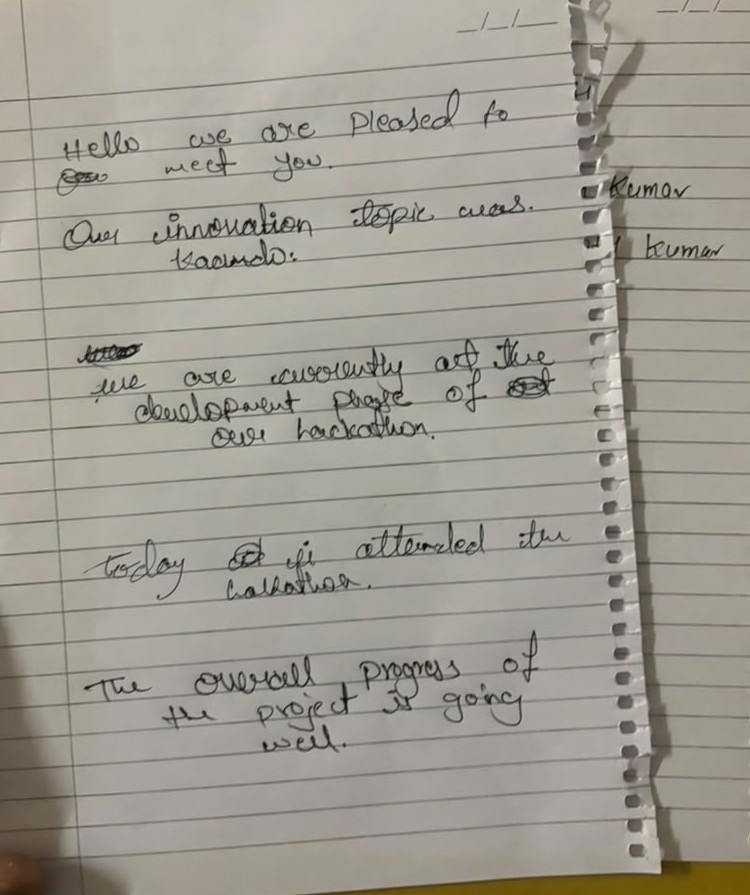
#> input picture DISHA-HTR/evaluation/images/cursive/CU01.jpeg, 750 x 895 px; its folder holds only this picture in this run
$ python -i line_crop.py   (imports and definitions only)
#> lines starting #> are read from the running program, lines starting #| are printed output that depends on the picture; after the words box and inside, x2 and y2 are one past the last pixel; in counts of white or black regions, pixels touching at a corner belong together
#> further down, picture is the input picture: shape (895, 750, 3); mean B, G, R 146.7, 156.4, 160.4
"""
Line cropping for full-page handwriting images.

Originals are never modified. Crops are written to a separate directory and
always reference the source page filename in metadata / output names.
Does not invent ground-truth text.
"""

from __future__ import annotations

import csv
import logging
import shutil
from dataclasses import dataclass
from pathlib import Path

import cv2
import numpy as np

from .eval_data import IMAGE_EXTENSIONS

logger = logging.getLogger("disha_htr.line_crop")

MANIFEST_FIELDS = (
    "crop_filename",
    "source_page",
    "category",
    "line_index",
    "x0",
    "y0",
    "x1",
    "y1",
    "crop_width",
    "crop_height",
)


@dataclass(frozen=True)
class LineCropSpec:
    """One line crop derived from a page image."""

    crop_filename: str  # relative to lines root, POSIX
    source_page: str  # relative to pages/images root, POSIX
    category: str
    line_index: int  # 1-based
    x0: int
    y0: int
    x1: int
    y1: int
    crop_path: Path

    @property
    def crop_width(self) -> int:
        return max(0, self.x1 - self.x0)

    @property
    def crop_height(self) -> int:
        return max(0, self.y1 - self.y0)

    # [48 lines left out: functions to_manifest_row, crop_filename_for, preserve_original, not called in this run]


def _spans_from_projection(
    projection: np.ndarray,
    *,
    width: int,
    min_ink_ratio: float,
    thresh_frac: float,
    min_h: int,
    max_h: int,
    merge_gap: int,
) -> list[tuple[int, int]]:
    if projection.size == 0 or float(projection.max()) <= 0:
        return []
    thresh = max(float(projection.max()) * thresh_frac, width * min_ink_ratio)
    active = projection >= thresh
    h = int(projection.shape[0])
    raw_spans: list[tuple[int, int]] = []
    i = 0
    while i < h:
        if not active[i]:
            i += 1
            continue
        j = i + 1
        while j < h and active[j]:
            j += 1
        raw_spans.append((i, j))
        i = j
    if not raw_spans:
        return []
    merged: list[tuple[int, int]] = [raw_spans[0]]
    for start, end in raw_spans[1:]:
        prev_s, prev_e = merged[-1]
        if start - prev_e <= merge_gap:
            merged[-1] = (prev_s, end)
        else:
            merged.append((start, end))

    # Split oversized merges on local minima (common on dense notebook pages).
    spans: list[tuple[int, int]] = []
    for start, end in merged:
        height = end - start
        if height <= max_h:
            if height >= min_h:
                spans.append((start, end))
            continue
        seg = projection[start:end]
        mid = float(seg.mean()) * 0.7
        cuts: list[int] = []
        for k in range(4, len(seg) - 4):
            val = float(seg[k])
            if val < mid and val <= float(seg[k - 1]) and val <= float(seg[k + 1]):
                if not cuts or (k - cuts[-1]) > max(6, min_h // 2):
                    cuts.append(k)
        if not cuts:
            # Force equal-ish chunks rather than dropping the band entirely.
            chunk = max(min_h, max_h)
            t = start
            while t < end:
                spans.append((t, min(end, t + chunk)))
                t += chunk
            continue
        prev = start
        for c in cuts:
            spans.append((prev, start + c))
            prev = start + c
        spans.append((prev, end))
    return [(s, e) for s, e in spans if min_h <= (e - s) <= max_h * 2]


def _boxes_from_spans(
    ink: np.ndarray,
    spans: list[tuple[int, int]],
    *,
    width: int,
    height: int,
    pad_y_ratio: float,
    min_width_ratio: float = 0.08,
    min_density: float = 0.008,
) -> list[tuple[int, int, int, int]]:
    boxes: list[tuple[int, int, int, int]] = []
    for start, end in spans:
        band = ink[start:end, :]
        ink_cols = np.where(band.sum(axis=0) > 0)[0]
        if ink_cols.size == 0:
            continue
        x0 = int(max(0, ink_cols[0] - 4))
        x1 = int(min(width, ink_cols[-1] + 5))
        line_h = end - start
        if (x1 - x0) < max(12, int(width * min_width_ratio)):
            continue
        dens = float(band.sum()) / 255.0 / max(1, line_h * (x1 - x0))
        if dens < min_density:
            continue
        pad = max(1, int(line_h * pad_y_ratio))
        y0 = max(0, start - pad)
        y1 = min(height, end + pad)
        boxes.append((x0, y0, x1, y1))
    return boxes


def _nms_y_overlap(
    boxes: list[tuple[int, int, int, int]],
    *,
    iou_thresh: float = 0.45,
) -> list[tuple[int, int, int, int]]:
    """Drop heavily overlapping vertical bands (keep taller / earlier)."""
    if len(boxes) <= 1:
        return boxes
    kept: list[tuple[int, int, int, int]] = []
    for box in sorted(boxes, key=lambda b: (b[1], -(b[3] - b[1]))):
        _x0, y0, _x1, y1 = box
        h = max(1, y1 - y0)
        drop = False
        for _kx0, ky0, _kx1, ky1 in kept:
            inter = max(0, min(y1, ky1) - max(y0, ky0))
            union = h + max(1, ky1 - ky0) - inter
            if union > 0 and (inter / union) >= iou_thresh:
                drop = True
                break
        if not drop:
            kept.append(box)
    return sorted(kept, key=lambda b: b[1])


def _clip_adjacent_boxes(
    boxes: list[tuple[int, int, int, int]],
) -> list[tuple[int, int, int, int]]:
    """Prevent padded line boxes from eating into neighboring bands."""
    if len(boxes) <= 1:
        return boxes
    ordered = sorted(boxes, key=lambda b: b[1])
    ys = [[b[0], b[1], b[2], b[3]] for b in ordered]
    for i in range(len(ys) - 1):
        _x0, y0, _x1, y1 = ys[i]
        _nx0, ny0, _nx1, ny1 = ys[i + 1]
        if y1 <= ny0:
            continue
        mid = (y0 + ny1) // 2
        # Keep each band on its side of the midpoint.
        ys[i][3] = max(y0 + 1, min(y1, mid))
        ys[i + 1][1] = min(ny1 - 1, max(ny0, mid))
    return [(int(a), int(b), int(c), int(d)) for a, b, c, d in ys if d - b >= 2]


def detect_line_boxes(
    image_bgr: np.ndarray,
    *,
    min_line_height_ratio: float = 0.012,
    max_line_height_ratio: float = 0.18,
    min_ink_ratio: float = 0.004,
    pad_y_ratio: float = 0.18,
    merge_gap_ratio: float = 0.006,
) -> list[tuple[int, int, int, int]]:
    """
    Detect approximate text-line bounding boxes.

    Uses CLAHE + adaptive threshold intersected with dark-ink mask, suppresses
    long ruled notebook lines, then RLSA-style horizontal dilation + projection.
    Wide short strips (phone crops of a few notebook lines) use taller min/max
    band heights so ruled-paper crumbs do not become fake lines.

    Returns list of (x0, y0, x1, y1) in image coordinates, top-to-bottom.
    """
#> called with min_line_height_ratio = 0.012, max_line_height_ratio = 0.18, min_ink_ratio = 0.004, pad_y_ratio = 0.18, merge_gap_ratio = 0.006
    if image_bgr is None or image_bgr.size == 0:
        return []

    h, w = image_bgr.shape[:2]
    gray = cv2.cvtColor(image_bgr, cv2.COLOR_BGR2GRAY)
    clahe = cv2.createCLAHE(clipLimit=2.0, tileGridSize=(8, 8))
    eq = clahe.apply(gray)
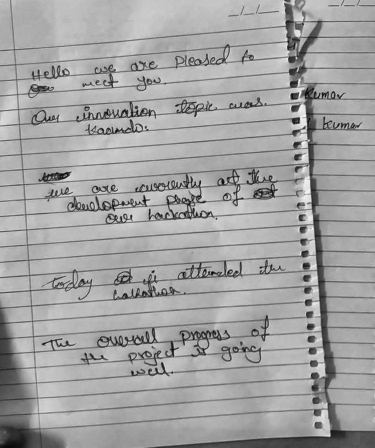
#> eq: shape (895, 750) (shown at 1/2 size); min 1, max 252, mean 162.6
    blur = cv2.GaussianBlur(eq, (3, 3), 0)
    binary = cv2.adaptiveThreshold(
        blur,
        255,
        cv2.ADAPTIVE_THRESH_GAUSSIAN_C,
        cv2.THRESH_BINARY_INV,
        35,
        12,
    )
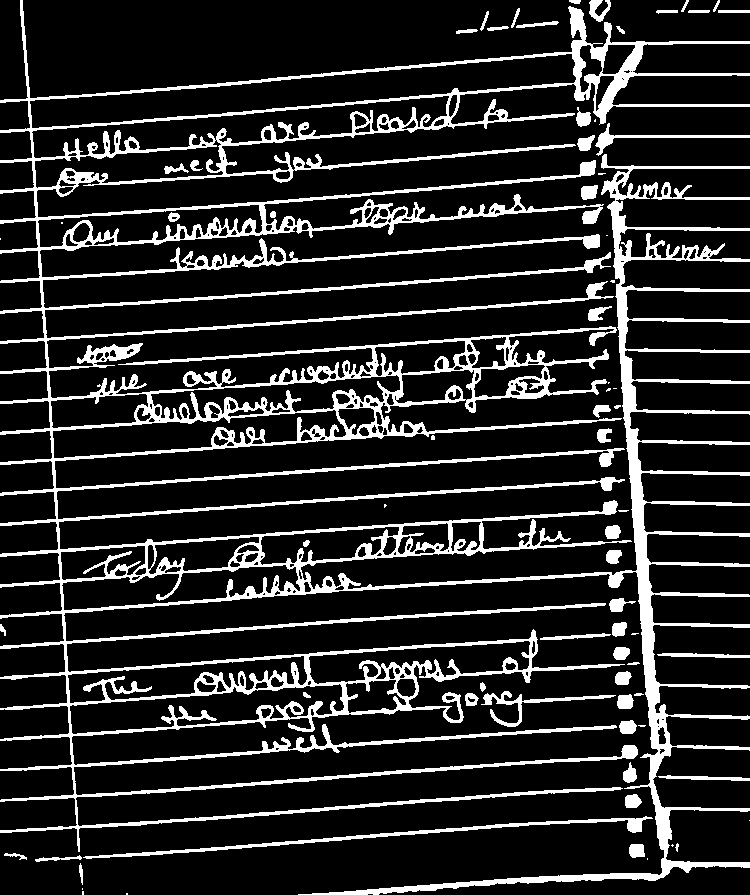
#> binary: shape (895, 750); 15.8% white; 73 white regions (20 under 20 px), largest, box (x1, y1, x2, y2) and area: (0, 0, 750, 895) 96274, (83, 816, 653, 859) 2057, (481, 691, 616, 727) 789
    # Dark absolute ink helps on phone photos where adaptive threshold lights up
    # paper texture / shadows and washes out true line gaps.
    dark = ((gray < 110).astype(np.uint8) * 255)
    ink_core = cv2.bitwise_and(binary, dark)
    if float(ink_core.mean()) < 2.0:
        ink_core = dark
    # Suppress long horizontal ruled lines common on notebook Rx pages.
    hk = cv2.getStructuringElement(cv2.MORPH_RECT, (max(40, w // 6), 1))
    ruled = cv2.morphologyEx(binary, cv2.MORPH_OPEN, hk)
    ink = cv2.subtract(ink_core, cv2.bitwise_and(ink_core, ruled))
    ink = cv2.morphologyEx(
        ink, cv2.MORPH_CLOSE, cv2.getStructuringElement(cv2.MORPH_RECT, (3, 3))
    )
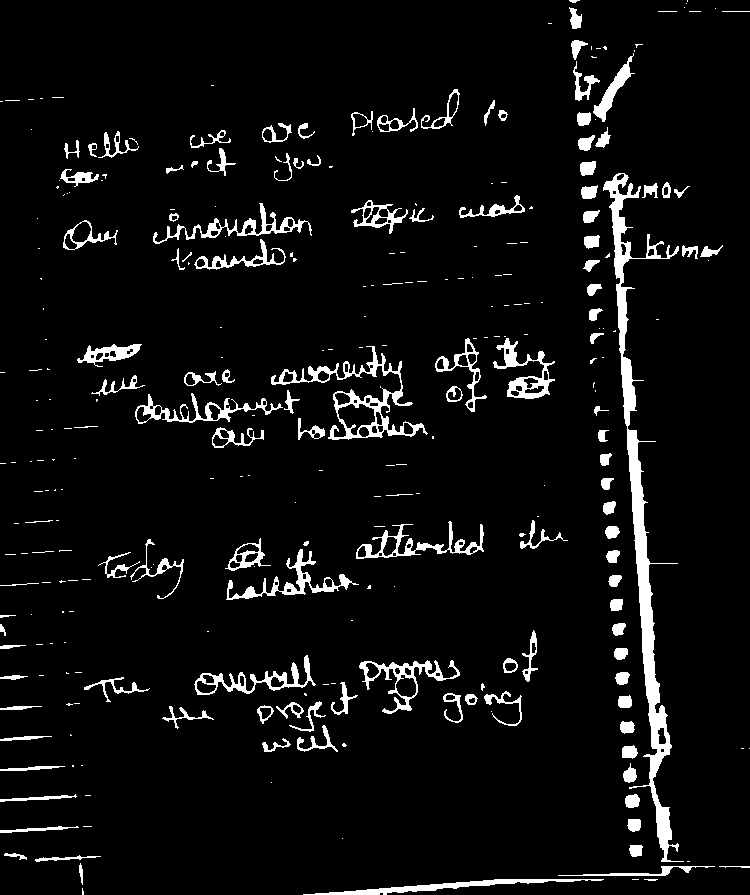
#> ink: shape (895, 750); 5.9% white; 293 white regions (167 under 20 px), largest, box (x1, y1, x2, y2) and area: (603, 173, 684, 862) 7902, (271, 346, 428, 440) 2462, (303, 879, 604, 895) 1255
    # Connect characters within a line (Run-Length Smoothing style).
    rlsa = cv2.dilate(
        ink,
        cv2.getStructuringElement(
            cv2.MORPH_RECT, (max(12, w // 40), max(1, h // 90))
        ),
    )
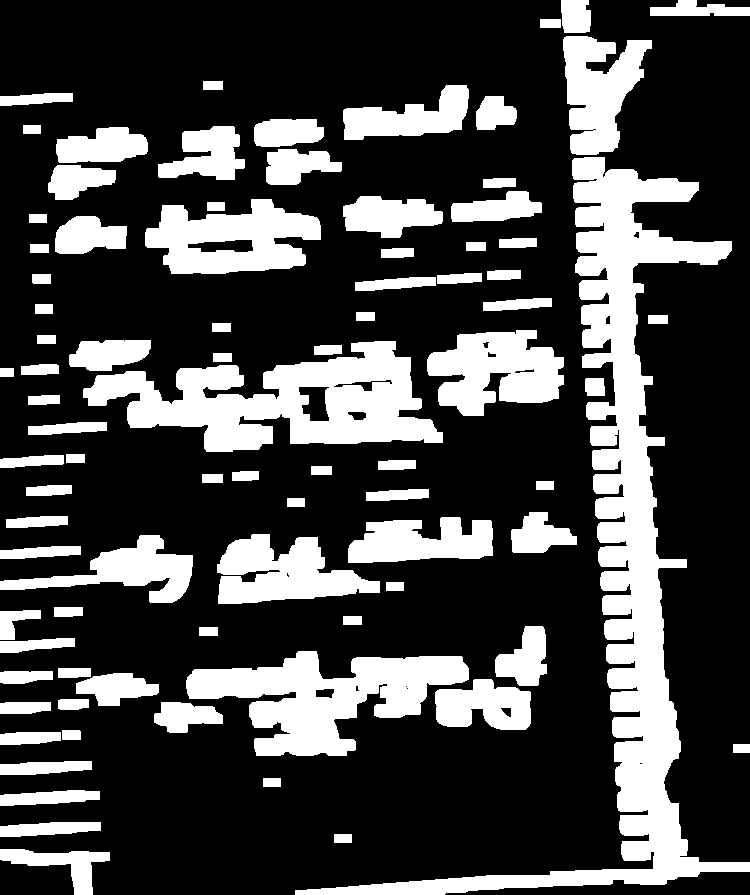
#> rlsa: shape (895, 750); 27.2% white; 86 white regions, largest, box (x1, y1, x2, y2) and area: (295, 157, 750, 895) 47075, (83, 341, 443, 452) 20384, (186, 651, 469, 756) 14864

    win = max(3, h // 80)
    kernel = np.ones(win, dtype=np.float64) / float(win)
    projection = np.convolve(rlsa.sum(axis=1).astype(np.float64) / 255.0, kernel, mode="same")
#> projection = 895 values, max 470.4 at index 678, min 18.82 at index 33, mean 203.5

    aspect = h / max(w, 1)
    # Wide strips (e.g. 960×155 alphabet crop): expect a few tall bands, not
    # dozens of ruled-line crumbs.
    if aspect < 0.35:
        min_h = max(22, int(h * max(min_line_height_ratio, 0.16)))
        max_h = max(min_h + 1, int(h * max(max_line_height_ratio, 0.55)))
        merge_gap = max(6, int(h * max(merge_gap_ratio, 0.06)))
        thresh_frac = 0.22
        density = 0.008
        pad = max(pad_y_ratio, 0.1)
    elif aspect < 0.85:
        min_h = max(18, int(h * max(min_line_height_ratio, 0.03)))
        max_h = max(min_h + 1, int(h * max(max_line_height_ratio, 0.22)))
        merge_gap = max(3, int(h * max(merge_gap_ratio, 0.01)))
        thresh_frac = 0.15
        density = 0.01
        pad = pad_y_ratio
    else:
        # Tall notebook pages need a taller minimum so ruled crumbs are ignored.
        min_h = max(16, int(h * max(min_line_height_ratio, 0.022)))
        max_h = max(min_h + 1, int(h * max_line_height_ratio))
        merge_gap = max(2, int(h * merge_gap_ratio))
        thresh_frac = 0.12
        density = 0.012
        pad = pad_y_ratio

    spans = _spans_from_projection(
        projection,
        width=w,
        min_ink_ratio=min_ink_ratio,
        thresh_frac=thresh_frac,
        min_h=min_h,
        max_h=max_h,
        merge_gap=merge_gap,
    )
#> in _spans_from_projection, `thresh = max(float(projection.max()) * thresh_frac, width * min_ink_ra..`: thresh = 56.44
#> after the loop in _spans_from_projection, `while i < h:`: raw_spans = [(3, 20), (41, 62), (68, 810), (818, 895)]
#> in _spans_from_projection, `merged: list[tuple[int, int]] = [raw_spans[0]]`: merged = [(3, 20)]
#> the loop in _spans_from_projection, `for start, end in raw_spans[1:]:` made 3 passes
#> (start, end, prev_s, prev_e) on passes 1 to 3: (41, 62, 3, 20), (68, 810, 41, 62), (818, 895, 68, 810)
#> after the loop in _spans_from_projection, `for start, end in raw_spans[1:]:`: merged = [(3, 20), (41, 62), (68, 810), (818, 895)]
#> the loop in _spans_from_projection, `for start, end in merged:` made 4 passes
#> (start, end, height) on passes 1, 2, 4: (3, 20, 17), (41, 62, 21), (818, 895, 77)
#> after the loop in _spans_from_projection, `for start, end in merged:`: spans = [(41, 62), (68, 87), (87, 105), (105, 274), (274, 296), (296, 316), (316, 451), (451, 475), (475, 491), (491, 510), (510, 607), (607, 621), (621, 635), (635, 645), (645, 759), (759, 780), (780, 810), (818, 895)]
#> spans = [(41, 62), (68, 87), (105, 274), (274, 296), (296, 316), (316, 451), (451, 475), (491, 510), (510, 607), (645, 759), (759, 780), (780, 810), (818, 895)]
    boxes = _boxes_from_spans(
        ink,
        spans,
        width=w,
        height=h,
        pad_y_ratio=pad,
        min_density=density,
    )
#> the loop in _boxes_from_spans, `for start, end in spans:` made 13 passes
#> (start, end, x0, x1, line_h, dens, pad, y0) on passes 1 to 4: (41, 62, 567, 647, 21, 0.134, 3, 38), (68, 87, 207, 639, 19, 0.0517, 3, 65), (105, 274, 27, 727, 169, 0.079, 30, 75), (274, 296, 36, 639, 22, 0.0276, 3, 271)
#> pass 3, in _boxes_from_spans, `band = ink[start:end, :]`:
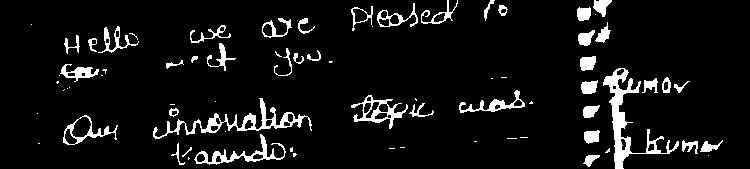
#> band: shape (169, 750); 7.4% white; 74 white regions (32 under 20 px), largest, box (x1, y1, x2, y2) and area: (603, 68, 679, 169) 1547, (153, 98, 312, 139) 1158, (194, 134, 286, 165) 617
#> after the loop in _boxes_from_spans, `for start, end in spans:`: boxes = [(567, 38, 647, 65), (207, 65, 639, 90), (27, 75, 727, 304), (36, 271, 639, 299), (39, 293, 631, 319), (0, 292, 663, 475), (0, 447, 648, 479), (30, 488, 652, 513), (0, 493, 682, 624), (0, 625, 750, 779), (0, 756, 666, 783), (0, 775, 674, 815), (0, 805, 750, 895)]
    boxes = _nms_y_overlap(boxes, iou_thresh=0.35)
#> the loop in _nms_y_overlap, `for box in sorted(boxes, key=lambda b: (b[1], -(b[3] - b[1]))):` made 13 passes
#> (box, y0, y1, h) on passes 1 to 4: ((567, 38, 647, 65), 38, 65, 27), ((207, 65, 639, 90), 65, 90, 25), ((27, 75, 727, 304), 75, 304, 229), ((36, 271, 639, 299), 271, 299, 28)
#> after the loop in _nms_y_overlap, `for box in sorted(boxes, key=lambda b: (b[1], -(b[3] - b[1]))):`: kept = [(567, 38, 647, 65), (207, 65, 639, 90), (27, 75, 727, 304), (36, 271, 639, 299), (0, 292, 663, 475), (39, 293, 631, 319), (0, 447, 648, 479), (30, 488, 652, 513), (0, 493, 682, 624), (0, 625, 750, 779), (0, 756, 666, 783), (0, 775, 674, 815), (0, 805, 750, 895)]
#> boxes has the same summary as kept in _nms_y_overlap
    boxes = [b for b in boxes if (b[3] - b[1]) >= min_h]
    boxes = _clip_adjacent_boxes(boxes)
#> in _clip_adjacent_boxes, `ordered = sorted(boxes, key=lambda b: b[1])`: ordered has the same summary as kept in _nms_y_overlap
#> in _clip_adjacent_boxes, `ys = [[b[0], b[1], b[2], b[3]] for b in ordered]`: ys = [[567, 38, 647, 65], [207, 65, 639, 90], [27, 75, 727, 304], [36, 271, 639, 299], [0, 292, 663, 475], [39, 293, 631, 319], [0, 447, 648, 479], [30, 488, 652, 513], [0, 493, 682, 624], [0, 625, 750, 779], [0, 756, 666, 783], [0, 775, 674, 815], [0, 805, 750, 895]]
#> the loop in _clip_adjacent_boxes, `for i in range(len(ys) - 1):` made 12 passes
#> (y0, y1, ny0, ny1, mid) on passes 2 to 5: (65, 90, 75, 304, 184), (184, 304, 271, 299, 241), (271, 299, 292, 475, 373), (373, 475, 293, 319, 346)
#> after the loop in _clip_adjacent_boxes, `for i in range(len(ys) - 1):`: ys = [[567, 38, 647, 65], [207, 65, 639, 90], [27, 184, 727, 241], [36, 271, 639, 299], [0, 373, 663, 374], [39, 318, 631, 319], [0, 447, 648, 479], [30, 488, 652, 513], [0, 556, 682, 624], [0, 625, 750, 704], [0, 756, 666, 783], [0, 785, 674, 815], [0, 840, 750, 895]]
#> boxes = [(567, 38, 647, 65), (207, 65, 639, 90), (27, 184, 727, 241), (36, 271, 639, 299), (0, 447, 648, 479), (30, 488, 652, 513), (0, 556, 682, 624), (0, 625, 750, 704), (0, 756, 666, 783), (0, 785, 674, 815), (0, 840, 750, 895)]
    # Drop remaining crumb bands relative to the median real line height.
    if len(boxes) >= 3:
        heights = sorted(b[3] - b[1] for b in boxes)
#> heights = [25, 25, 27, 27, 28, 30, 32, 55, 57, 68, 79]
        med = heights[len(heights) // 2]
#> med = 30
        boxes = [b for b in boxes if (b[3] - b[1]) >= max(min_h, int(0.55 * med))]
        boxes = _clip_adjacent_boxes(boxes)
#> the loop in _clip_adjacent_boxes (call 2), `for i in range(len(ys) - 1):` made 10 passes
#> (y0, y1, ny0, ny1) on passes 1 to 4: (38, 65, 65, 90), (65, 90, 184, 241), (184, 241, 271, 299), (271, 299, 447, 479)

    if boxes:
        return boxes

    # Fallback: original simple adaptive projection (no RLSA).
    simple_blur = cv2.GaussianBlur(gray, (3, 3), 0)
    simple = cv2.adaptiveThreshold(
        simple_blur,
        255,
        cv2.ADAPTIVE_THRESH_GAUSSIAN_C,
        cv2.THRESH_BINARY_INV,
        31,
        15,
    )
    proj2 = simple.sum(axis=1).astype(np.float64) / 255.0
    spans2 = _spans_from_projection(
        proj2,
        width=w,
        min_ink_ratio=min_ink_ratio,
        thresh_frac=0.08,
        min_h=max(3, int(h * min_line_height_ratio)),
        max_h=max(min_h + 1, int(h * 0.25)),
        merge_gap=max(1, int(h * merge_gap_ratio)),
    )
    fallback = _boxes_from_spans(
        simple,
        spans2,
        width=w,
        height=h,
        pad_y_ratio=pad_y_ratio,
        min_density=0.004,
    )
    return _clip_adjacent_boxes(fallback)


# [114 lines left out: functions crop_page_lines, write_crops_manifest, load_crops_manifest, prepare_line_crops_from_pages, not called in this run]

>>> import cv2
>>> picture = cv2.imread('../../evaluation/images/cursive/CU01.jpeg')
>>> result = detect_line_boxes(picture)
#> result has the same summary as boxes in detect_line_boxes
